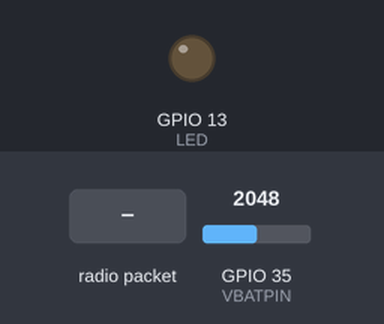
Recording of a sketch running on a simulated ESP32. Shown: output pins drawn as LEDs (lit = HIGH). The test bench sets the inputs (shaded band); at power-on: GPIO 35 (VBATPIN) = 2048. The local clock reads 2024-03-15 10:24:30 at power-on unless the sketch sets it; storage starts empty; no radio packets arrive unless stated; pins used as bus, display or sensor lines are not drawn; what the sketch prints to the serial monitor is not drawn.

Above: at 11.3 s.
11.4 s: radio packet "0" arrives
At 11.8 s:
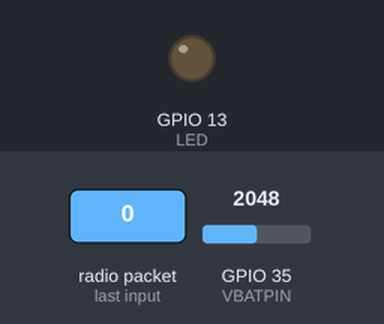
12.9 s: radio packet "1" arrives
At 14.2 s:
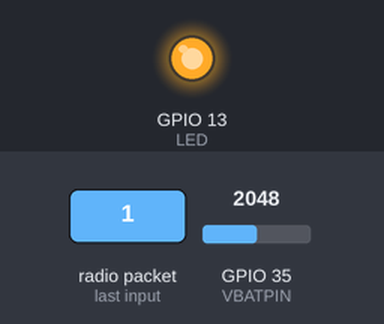
Timing chart, 0 to 15.9 s (numbered marks = the images above; inputs shaded):
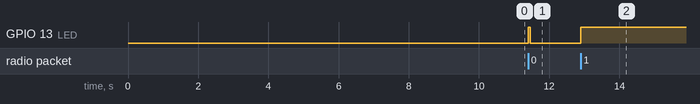

Measured:
- after the input at 11.4 s, GPIO 13 (LED): LOW → HIGH at once, → LOW 0.06 s later
- after the input at 12.9 s, GPIO 13 (LED): LOW → HIGH at once

The sketch:

UndergroundLoRaLogger_WithComments.ino
```cpp
// This is the code for the aboveground receiver hub, which is part of an  underground, wireless, open-source, low-cost system for monitoring oxygen, temperature, and soil moisture
// By Elad Levintal, The University of California, Davis
// Basic troubleshooting when working with the Adafruit Feather M0: double-click on the RST button to get back into the bootloader (e.g., if the Adafruit Feather M0 is not connecting to the computer because it is in sleep mode)

#include <Wire.h>
#include <SPI.h>
#include "RTClib.h" // the I2C address is 0x68. For the real time clock commands, please read the LICENSE and README files before downloading the library at https://github.com/adafruit/RTClib
#include <SD.h>
#include <RH_RF95.h> // for LoRa commands, please read the LICENSE and README files before downloading the library at https://github.com/PaulStoffregen/RadioHead

//Definitions for the received data packets//
int indexRecv;
String dataRecvFirstString;
String dataRecvSecondString;
String dataRecvThirdString;
String dataRecvFourthString;
////

//Measuring the aboveground hub's battery voltage///
#define VBATPIN A7
float measuredvbat;
////

//RTC//
char buffer [24];
uint8_t secq, minq, hourq, dayq, monthq, yearq ;
RTC_PCF8523 rtc;
////

//SD card//
char FileName[]="10302020.txt";// define the file name (we note that long names can cause an error in SD data logging so we recommend this format and length)
const int chipSelect = 10;//SD input pin
String LoggerHeader = "TEST"; // insert the column headers for the SD logging (this can also be manually done during the data post-processing stage)
////

/* for Feather32u4 RFM9x
#define RFM95_CS 8
#define RFM95_RST 4
#define RFM95_INT 7
*/

// for feather m0 RFM9x
#define RFM95_CS 8
#define RFM95_RST 4
#define RFM95_INT 3
//

/* for shield
#define RFM95_CS 10
#define RFM95_RST 9
#define RFM95_INT 7
*/

/* Feather 32u4 w/wing
#define RFM95_RST     11   // "A"
#define RFM95_CS      10   // "B"
#define RFM95_INT     2    // "SDA" (only SDA/SCL/RX/TX have IRQ!)
*/

/* Feather m0 w/wing
#define RFM95_RST     11   // "A"
#define RFM95_CS      10   // "B"
#define RFM95_INT     6    // "D"
*/

#if defined(ESP8266)
  /* for ESP w/featherwing */
  #define RFM95_CS  2    // "E"
  #define RFM95_RST 16   // "D"
  #define RFM95_INT 15   // "B"

#elif defined(ESP32)
  /* ESP32 feather w/wing */
  #define RFM95_RST     27   // "A"
  #define RFM95_CS      33   // "B"
  #define RFM95_INT     12   //  next to A

#elif defined(NRF52)
  /* nRF52832 feather w/wing */
  #define RFM95_RST     7   // "A"
  #define RFM95_CS      11   // "B"
  #define RFM95_INT     31   // "C"

#elif defined(TEENSYDUINO)
  /* Teensy 3.x w/wing */
  #define RFM95_RST     9   // "A"
  #define RFM95_CS      10   // "B"
  #define RFM95_INT     4    // "C"
#endif


// Change to 434.0 or other frequency, must match RX's freq!
#define RF95_FREQ 915.0

// Singleton instance of the radio driver
RH_RF95 rf95(RFM95_CS, RFM95_INT);

// Blinky on receipt
#define LED 13

void setup()
{
  Serial.begin(9600);
  delay(10000);

  //RTC//
  #ifndef ESP8266
    //while (!Serial); // wait for serial port to connect. Needed for native USB
  #endif
  if (! rtc.begin()) {
    Serial.println(F("Couldn't find RTC"));
    Serial.flush();
    abort();
  }
 ////

 //SD card//
 digitalWrite(RFM95_CS, HIGH); // this line is only for using SD logging with the Adafruit Feather M0 with RFM95 LoRa Radio because the SD and LoRa are both on the same CS pin (#8)
 delay(10);
 Serial.print(F("Initializing SD card..."));
 SD.begin(chipSelect);
 if (!SD.begin(chipSelect)) {  // see if the card is present and can be initialized
   Serial.println(F("Card failed, or not present"));
  // don't do anything more:
  while (1);
  }
  Serial.println(F("card initialized."));
  Serial.print("File name: ");
  Serial.print(FileName);
  File dataFile = SD.open(FileName, FILE_WRITE); // testing if this is a new file then add headers
  Serial.print("File size: ");
  Serial.println(dataFile.size());
  if (dataFile.size()==0){
    dataFile.println(LoggerHeader);
    Serial.println(LoggerHeader);// print to the serial port too
  }
  dataFile.close();
  digitalWrite(RFM95_CS, LOW);
  delay(10);
  ////

  pinMode(LED, OUTPUT);
  pinMode(RFM95_RST, OUTPUT);
  digitalWrite(RFM95_RST, HIGH);

  Serial.println("Feather LoRa RX Test!");

  // manual reset
  digitalWrite(RFM95_RST, LOW);
  delay(10);
  digitalWrite(RFM95_RST, HIGH);
  delay(10);

  while (!rf95.init()) {
    Serial.println("LoRa radio init failed");
    Serial.println("Uncomment '#define SERIAL_DEBUG' in RH_RF95.cpp for detailed debug info");
    while (1);
  }
  Serial.println("LoRa radio init OK!");

  // Defaults after init are 434.0MHz, modulation GFSK_Rb250Fd250, +13dbM
  if (!rf95.setFrequency(RF95_FREQ)) {
    Serial.println("setFrequency failed");
    while (1);
  }
  Serial.print("Set Freq to: "); Serial.println(RF95_FREQ);

  // Defaults after init are 434.0MHz, 13dBm, Bw = 125 kHz, Cr = 4/5, Sf = 128chips/symbol, CRC on

  // The default transmitter power is 13dBm, using PA_BOOST.
  // If you are using RFM95/96/97/98 modules which uses the PA_BOOST transmitter pin, then
  // you can set transmitter powers from 5 to 20 dBm:
  rf95.setTxPower(20, false);

  //For measuring the aboveground hub battery voltage///
  measuredvbat = analogRead(VBATPIN);
  measuredvbat *= 2;
  measuredvbat *= 3.3;  // multiply by 3.3V, our reference voltage
  measuredvbat /= 1024; // convert to voltage
  Serial.print("VBat: " ); Serial.println(measuredvbat);
  ////
}

void loop()
{
  //RTC//
  DateTime now = rtc.now(); // get current time
  secq = now.second();
  minq = now.minute();
  hourq = now.hour();
  dayq = now.day();
  monthq = now.month();
  sprintf (buffer, "%02u:%02u:%02u %02u/%02u", hourq, minq, secq, dayq, monthq); // this is to zero in single nreadings (e.g., 05 instead of 5 seconds to)
  String dataString = "";
  dataString += String(buffer);dataString += "/";dataString += String(now.year());  // construct the first term (i.e., the timestamp)of the string that will be logged on the SD card
  ////

  if (rf95.available())
  {
    // Should be a message for us now
    uint8_t buf[RH_RF95_MAX_MESSAGE_LEN];
    uint8_t len = sizeof(buf);

    if (rf95.recv(buf, &len))
    {
      digitalWrite(LED, HIGH);
      RH_RF95::printBuffer("Received: ", buf, len);
      Serial.print("Got: ");
      Serial.println((char*)buf);
      Serial.print("RSSI: ");
      Serial.println(rf95.lastRssi(), DEC);
      Serial.print("SNR: ");
      Serial.println(rf95.lastSNR(), DEC);

      String dataRecv = ((char*)buf);
//      Serial.println("start test");
//      Serial.println(dataRecv);
      indexRecv = dataRecv.toInt();
      Serial.println(indexRecv); // check the packet identifier of the current Rx
      if (indexRecv==1) {
      }
      else if (indexRecv==2) {
      }
      else if (indexRecv==3) {
      }
      else { // the last Rx data packet (packet #4 in our case) doesn't need an identifier at the beginning of the data packet
        // Send a reply
        ////////if no reply is needed you can comment from here////////
        uint8_t data[] = "2"; // this value will change the Tx power of the underground node (range between 5 and 20 dBm) or set a new sleeping interval between two measurements(1-1 minute, 2-60 minutes, 3-120 minutes, 4-240 minutes)
        rf95.send(data, sizeof(data));
        rf95.waitPacketSent();
        Serial.println("Sent a reply");
        digitalWrite(LED, LOW);
        ////////end of comment////////
      }
    }
    else
    {
      Serial.println("Receive failed");
    }

    String dataRecv = ((char*)buf);
    Serial.println("start test");
    Serial.println(dataRecv);
    indexRecv = dataRecv.toInt();
    Serial.println(indexRecv);
    if (indexRecv==1) {
       dataRecvFirstString = dataRecv;
       dataRecvFirstString.remove(0, 2); // remove the identifier from the beginning of the data packet
    }
    else if (indexRecv==2) {
       dataRecvSecondString = dataRecv;//
    dataRecvSecondString.remove(0, 2); // remove the identifier from the beginning of the data packet

    }
    else if (indexRecv==3) {
       dataRecvThirdString = dataRecv;//
    dataRecvThirdString.remove(0, 2); // remove the identifier from the beginning of the data packet

    }
    else {
     dataRecvFourthString = dataRecv; // the last Rx packet packet doesn't need an identifier at the beginning of the data packet
//    dataRecvFourthString.remove(0, 2);

    //Measuring the aboveground hub's battery voltage///
    measuredvbat = analogRead(VBATPIN);
    measuredvbat *= 2;
    measuredvbat *= 3.3;  // multiply by 3.3V, our reference voltage
    measuredvbat /= 1024; // convert to voltage
    Serial.print("VBat: " ); Serial.println(measuredvbat);
    ////

    //SD logging (only after the last data packet was received (packet #4 in our case))
    dataString += ","; // construct the final string that will be logged on the SD card
    dataString += String(rf95.lastRssi(), DEC);
    dataString += ",";
    dataString += String(rf95.lastSNR(), DEC);
    dataString += ",";
    dataString += dataRecvFirstString;//
    dataString += ",";
    dataString += dataRecvSecondString;//
    dataString += ",";
    dataString += dataRecvThirdString;//
    dataString += ",";
    dataString += dataRecvFourthString;//

    // open the file
    File dataFile = SD.open(FileName, FILE_WRITE);
    delay(1000);
    // if the file is available, write to it:
    if (dataFile) {
      dataFile.println(dataString);
      dataFile.close();
      // print to the serial port too:
       Serial.print("Logged dataString is: ");
       Serial.println(dataString);
    }
    // if the file isn't open, pop up an error:
    else {
      Serial.println(F("error opening datalog.txt"));
    }
    }
  }
}
```
